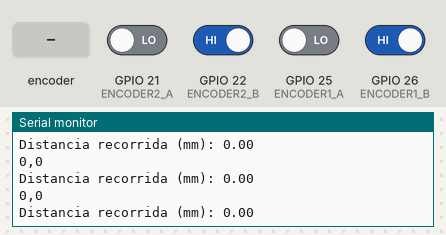
This sketch was run on a simulated ESP32. Parts: the last lines printed to the serial monitor. The test bench sets the inputs (shaded band); at power-on: GPIO 22 (ENCODER2_B), GPIO 26 (ENCODER1_B) HIGH, GPIO 21 (ENCODER2_A), GPIO 25 (ENCODER1_A) LOW.

Above: at 1.2 s.
1.3 s: rotary encoder on GPIO 21 (ENCODER2_A) / GPIO 26 (ENCODER1_B) turned 1 step (first pin leading)
At 1.42 s:
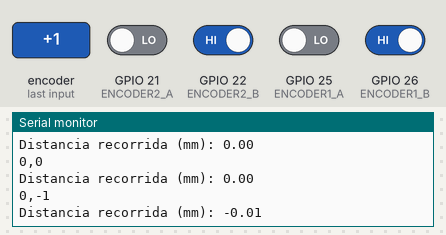
3.0 s: GPIO 25 (ENCODER1_A) driven HIGH
4.5 s: rotary encoder on GPIO 21 (ENCODER2_A) / GPIO 26 (ENCODER1_B) turned 2 steps (second pin leading)
At 4.56 s:
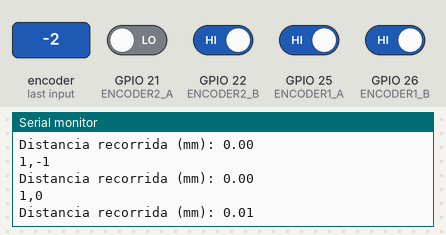
Timing chart, 0 to 7.5 s (numbered marks = the images above; inputs shaded):
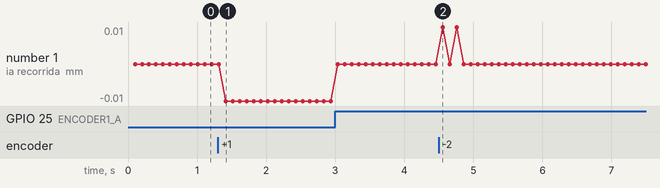

The sketch:

medirdistancia.ino
```cpp
// --- CONFIGURACIÓN ENCODER 1 ---
#define ENCODER1_A  25
#define ENCODER1_B  26

// --- CONFIGURACIÓN ENCODER 2 (¡Ocupa pines I2C nativos!) ---
#define ENCODER2_A  21
#define ENCODER2_B  22


long encoder1Pulsos=0;
long encoder2Pulsos=0;

int tiempo=0;

void IRAM_ATTR leerEncoder1AB() {
  int estadoA = digitalRead(ENCODER1_A);
  int estadoB = digitalRead(ENCODER1_B);
  if (estadoA == estadoB) {
    encoder1Pulsos++;
  } else {
    encoder1Pulsos--;
  }
}

// ISR para Encoder 2
void IRAM_ATTR leerEncoder2AB() {
  int estadoA = digitalRead(ENCODER2_A);
  int estadoB = digitalRead(ENCODER2_B);
  if (estadoA == estadoB) {
    encoder2Pulsos--;
  } else {
    encoder2Pulsos++;
  }
}

void setup() {
  Serial.begin(115200);
  while (!Serial);

  // Configuración de Hardware Encoder 1
  pinMode(ENCODER1_A, INPUT);
  pinMode(ENCODER1_B, INPUT);
  attachInterrupt(digitalPinToInterrupt(ENCODER1_A), leerEncoder1AB, CHANGE);

  // Configuración de Hardware Encoder 2
  pinMode(ENCODER2_A, INPUT);
  pinMode(ENCODER2_B, INPUT);
  attachInterrupt(digitalPinToInterrupt(ENCODER2_A), leerEncoder2AB, CHANGE);


  tiempo=millis();

}

//><

void loop() {

    // Una vuelta de la rueda equivale a 5888 en el valor de encoderPulsos

    if((millis()-tiempo)>100) {

      Serial.print(encoder1Pulsos);
      Serial.print(",");
      Serial.println(encoder2Pulsos);

      Serial.print("Distancia recorrida (mm): ");

      float media=((float)encoder1Pulsos+(float)encoder2Pulsos)/2.0;

      float distancia=media*0.01067;

      Serial.println(distancia);


      tiempo=millis();

    }


}
```

Measured:
- after the input at 1.3 s, the serial monitor: prints a new line after 0.12 s (image 1)
- after the input at 4.5 s, the serial monitor: prints a new line after 0.06 s (image 2)
- plotted number 1: 0 → -0.01 after the input at 1.3 s
